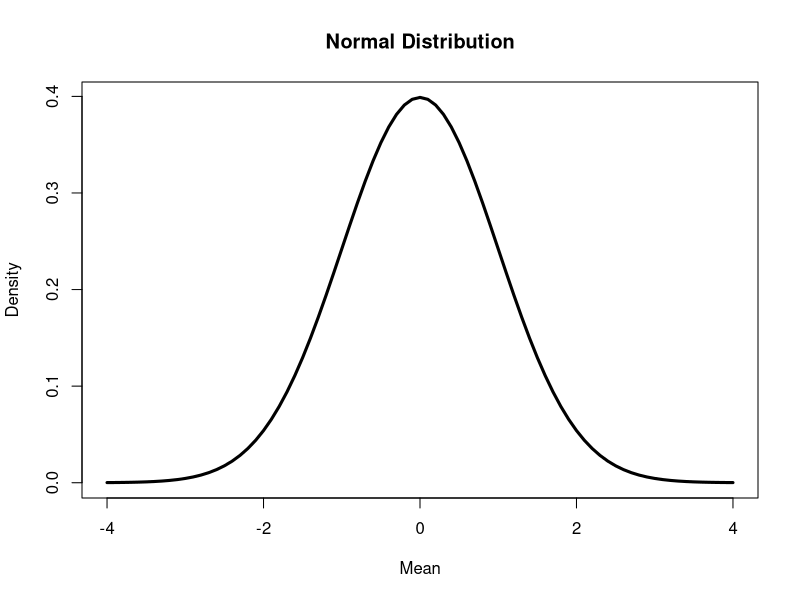
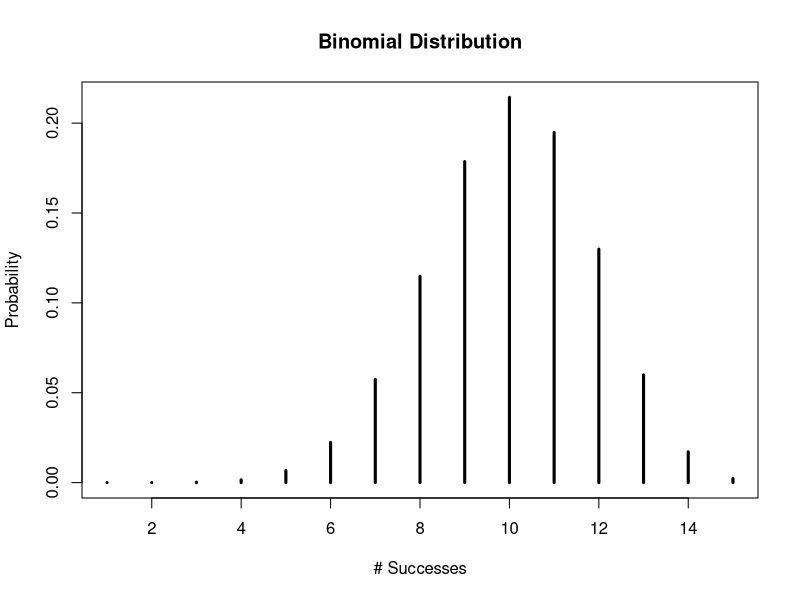

Reproduce these figures in R, in order.
## ---- chunk 1
plot(seq(-4, 4, 0.1), dnorm(seq(-4, 4, 0.1), mean = 0, sd = 1),
                                     type = "l",
                                     main = "Normal Distribution",
                                     ylab = "Density",
                                     xlab = "Mean",
                                     lwd=3)
## ---- chunk 2
plot(1:15, dbinom(1:15, size = 15 ,prob = 2/3),
                                     type = "h",
                                     main = "Binomial Distribution",
                                     ylab = "Probability",
                                     xlab = "# Successes",
                                     lwd=3)
